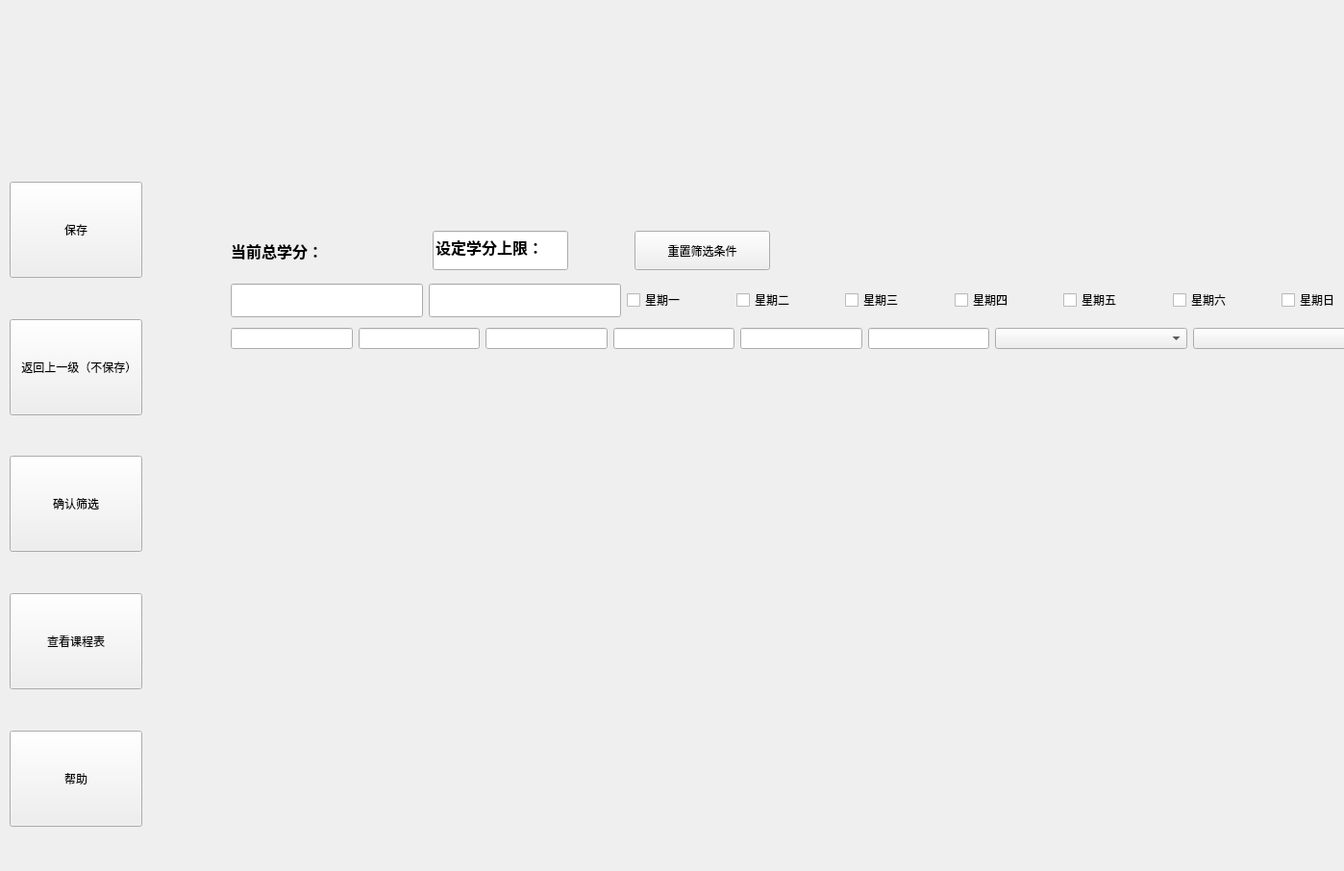
<?xml version="1.0" encoding="UTF-8"?>
<ui version="4.0">
 <class>choosingWindow</class>
 <widget class="QWidget" name="choosingWindow">
  <property name="geometry">
   <rect>
    <x>0</x>
    <y>0</y>
    <width>1398</width>
    <height>906</height>
   </rect>
  </property>
  <property name="windowTitle">
   <string>Form</string>
  </property>
  <widget class="QWidget" name="verticalLayoutWidget">
   <property name="geometry">
    <rect>
     <x>10</x>
     <y>189</y>
     <width>138</width>
     <height>671</height>
    </rect>
   </property>
   <layout class="QVBoxLayout" name="verticalLayout">
    <item>
     <widget class="QPushButton" name="saveButton">
      <property name="minimumSize">
       <size>
        <width>0</width>
        <height>100</height>
       </size>
      </property>
      <property name="text">
       <string>保存</string>
      </property>
     </widget>
    </item>
    <item>
     <spacer name="verticalSpacer_4">
      <property name="orientation">
       <enum>Qt::Orientation::Vertical</enum>
      </property>
      <property name="sizeHint" stdset="0">
       <size>
        <width>20</width>
        <height>40</height>
       </size>
      </property>
     </spacer>
    </item>
    <item>
     <widget class="QPushButton" name="backButton">
      <property name="minimumSize">
       <size>
        <width>0</width>
        <height>100</height>
       </size>
      </property>
      <property name="text">
       <string>  返回上一级（不保存）</string>
      </property>
     </widget>
    </item>
    <item>
     <spacer name="verticalSpacer">
      <property name="orientation">
       <enum>Qt::Orientation::Vertical</enum>
      </property>
      <property name="sizeHint" stdset="0">
       <size>
        <width>20</width>
        <height>40</height>
       </size>
      </property>
     </spacer>
    </item>
    <item>
     <widget class="QPushButton" name="filterButton">
      <property name="minimumSize">
       <size>
        <width>0</width>
        <height>100</height>
       </size>
      </property>
      <property name="text">
       <string>确认筛选</string>
      </property>
     </widget>
    </item>
    <item>
     <spacer name="verticalSpacer_3">
      <property name="orientation">
       <enum>Qt::Orientation::Vertical</enum>
      </property>
      <property name="sizeHint" stdset="0">
       <size>
        <width>20</width>
        <height>40</height>
       </size>
      </property>
     </spacer>
    </item>
    <item>
     <widget class="QPushButton" name="checkButton">
      <property name="minimumSize">
       <size>
        <width>0</width>
        <height>100</height>
       </size>
      </property>
      <property name="text">
       <string>查看课程表</string>
      </property>
     </widget>
    </item>
    <item>
     <spacer name="verticalSpacer_2">
      <property name="orientation">
       <enum>Qt::Orientation::Vertical</enum>
      </property>
      <property name="sizeHint" stdset="0">
       <size>
        <width>20</width>
        <height>40</height>
       </size>
      </property>
     </spacer>
    </item>
    <item>
     <widget class="QPushButton" name="helpButton">
      <property name="minimumSize">
       <size>
        <width>0</width>
        <height>100</height>
       </size>
      </property>
      <property name="text">
       <string>帮助</string>
      </property>
     </widget>
    </item>
   </layout>
  </widget>
  <widget class="QWidget" name="verticalLayoutWidget_2">
   <property name="geometry">
    <rect>
     <x>240</x>
     <y>290</y>
     <width>1201</width>
     <height>80</height>
    </rect>
   </property>
   <layout class="QVBoxLayout" name="verticalLayout_2">
    <item>
     <layout class="QHBoxLayout" name="horizontalLayout_4">
      <item>
       <widget class="QLineEdit" name="startWeekLineEdit">
        <property name="minimumSize">
         <size>
          <width>0</width>
          <height>35</height>
         </size>
        </property>
        <property name="maximumSize">
         <size>
          <width>200</width>
          <height>16777215</height>
         </size>
        </property>
        <property name="text">
         <string/>
        </property>
       </widget>
      </item>
      <item>
       <widget class="QLineEdit" name="endWeekLineEdit">
        <property name="minimumSize">
         <size>
          <width>0</width>
          <height>35</height>
         </size>
        </property>
        <property name="maximumSize">
         <size>
          <width>200</width>
          <height>16777215</height>
         </size>
        </property>
        <property name="text">
         <string/>
        </property>
       </widget>
      </item>
      <item>
       <widget class="QCheckBox" name="mondayCheckBox">
        <property name="text">
         <string>星期一</string>
        </property>
       </widget>
      </item>
      <item>
       <widget class="QCheckBox" name="tuesdayCheckBox">
        <property name="text">
         <string>星期二</string>
        </property>
       </widget>
      </item>
      <item>
       <widget class="QCheckBox" name="wednesdayCheckBox">
        <property name="text">
         <string>星期三</string>
        </property>
       </widget>
      </item>
      <item>
       <widget class="QCheckBox" name="thursdayCheckBox">
        <property name="text">
         <string>星期四</string>
        </property>
       </widget>
      </item>
      <item>
       <widget class="QCheckBox" name="fridayCheckBox">
        <property name="text">
         <string>星期五</string>
        </property>
       </widget>
      </item>
      <item>
       <widget class="QCheckBox" name="saturdayCheckBox">
        <property name="text">
         <string>星期六</string>
        </property>
       </widget>
      </item>
      <item>
       <widget class="QCheckBox" name="sundayCheckBox">
        <property name="text">
         <string>星期日</string>
        </property>
       </widget>
      </item>
     </layout>
    </item>
    <item>
     <layout class="QHBoxLayout" name="horizontalLayout_3">
      <item>
       <widget class="QLineEdit" name="teacherNameLineEdit">
        <property name="minimumSize">
         <size>
          <width>75</width>
          <height>0</height>
         </size>
        </property>
        <property name="text">
         <string/>
        </property>
       </widget>
      </item>
      <item>
       <widget class="QLineEdit" name="courseNameLineEdit">
        <property name="minimumSize">
         <size>
          <width>75</width>
          <height>0</height>
         </size>
        </property>
        <property name="text">
         <string/>
        </property>
       </widget>
      </item>
      <item>
       <widget class="QLineEdit" name="startPeriodLineEdit">
        <property name="minimumSize">
         <size>
          <width>75</width>
          <height>0</height>
         </size>
        </property>
        <property name="text">
         <string/>
        </property>
       </widget>
      </item>
      <item>
       <widget class="QLineEdit" name="endPeriodLineEdit">
        <property name="minimumSize">
         <size>
          <width>75</width>
          <height>0</height>
         </size>
        </property>
        <property name="text">
         <string/>
        </property>
       </widget>
      </item>
      <item>
       <widget class="QLineEdit" name="courseIDLineEdit">
        <property name="minimumSize">
         <size>
          <width>75</width>
          <height>0</height>
         </size>
        </property>
        <property name="text">
         <string/>
        </property>
       </widget>
      </item>
      <item>
       <widget class="QLineEdit" name="creditLineEdit">
        <property name="minimumSize">
         <size>
          <width>75</width>
          <height>0</height>
         </size>
        </property>
        <property name="text">
         <string/>
        </property>
       </widget>
      </item>
      <item>
       <widget class="QComboBox" name="departmentComboBox">
        <property name="minimumSize">
         <size>
          <width>200</width>
          <height>0</height>
         </size>
        </property>
       </widget>
      </item>
      <item>
       <widget class="QComboBox" name="categoryComboBox">
        <property name="minimumSize">
         <size>
          <width>200</width>
          <height>0</height>
         </size>
        </property>
       </widget>
      </item>
     </layout>
    </item>
   </layout>
  </widget>
  <widget class="QLabel" name="totalCreditsLabel">
   <property name="enabled">
    <bool>true</bool>
   </property>
   <property name="geometry">
    <rect>
     <x>240</x>
     <y>245</y>
     <width>141</width>
     <height>31</height>
    </rect>
   </property>
   <property name="font">
    <font>
     <pointsize>12</pointsize>
     <bold>true</bold>
    </font>
   </property>
   <property name="text">
    <string>当前总学分：</string>
   </property>
  </widget>
  <widget class="QLineEdit" name="creditLimitLineEdit">
   <property name="geometry">
    <rect>
     <x>450</x>
     <y>240</y>
     <width>141</width>
     <height>41</height>
    </rect>
   </property>
   <property name="font">
    <font>
     <pointsize>12</pointsize>
     <bold>true</bold>
    </font>
   </property>
   <property name="text">
    <string>设定学分上限：</string>
   </property>
  </widget>
  <widget class="QPushButton" name="resetButton">
   <property name="geometry">
    <rect>
     <x>660</x>
     <y>240</y>
     <width>141</width>
     <height>41</height>
    </rect>
   </property>
   <property name="text">
    <string>重置筛选条件</string>
   </property>
  </widget>
 </widget>
 <resources/>
 <connections/>
</ui>
